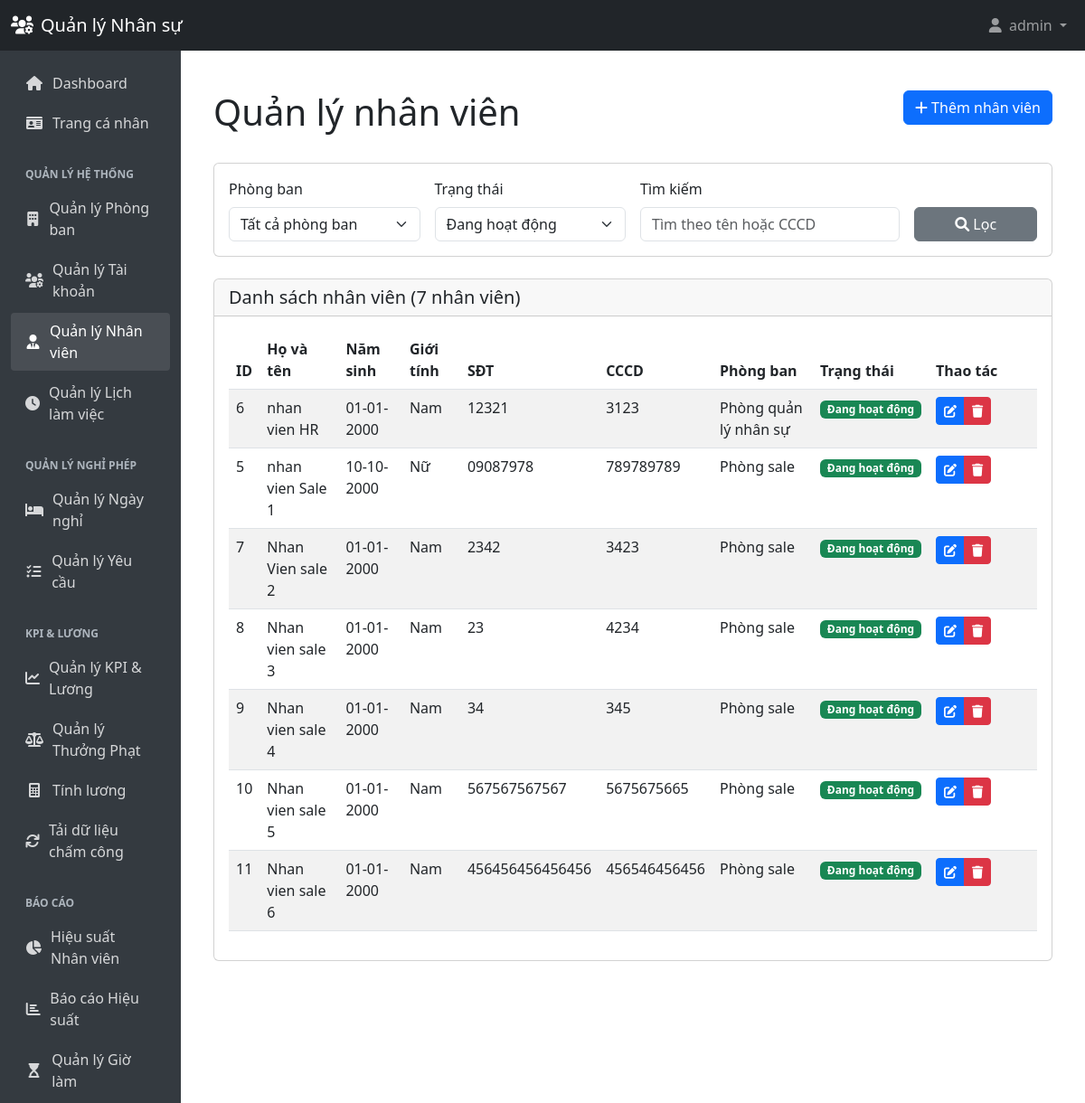
The page /pages/employees.php (signed in) on the database its author committed.
### tables this page shows
CREATE TABLE `users` (
  `user_id` int(11) NOT NULL,
  `username` varchar(50) NOT NULL,
  `password` varchar(255) NOT NULL,
  `email` varchar(100) DEFAULT NULL,
  `role_id` int(11) NOT NULL,
  `created_at` timestamp NULL DEFAULT current_timestamp(),
  `is_locked` tinyint(1) DEFAULT 0
);

CREATE TABLE `employees` (
  `employee_id` int(11) NOT NULL,
  `user_id` int(11) DEFAULT NULL,
  `first_name` varchar(50) NOT NULL,
  `last_name` varchar(50) NOT NULL,
  `address` text DEFAULT NULL,
  `phone_number` varchar(20) DEFAULT NULL,
  `id_card_number` varchar(20) DEFAULT NULL,
  `gender` enum('male','female','other') NOT NULL,
  `department_id` int(11) DEFAULT NULL,
  `created_at` timestamp NULL DEFAULT current_timestamp(),
  `updated_at` timestamp NULL DEFAULT current_timestamp() ON UPDATE current_timestamp(),
  `is_locked` tinyint(1) DEFAULT 0,
  `birth_date` date DEFAULT NULL
);

CREATE TABLE `departments` (
  `department_id` int(11) NOT NULL,
  `department_code` varchar(50) NOT NULL,
  `department_name` varchar(100) NOT NULL,
  `kpi_name` varchar(100) NOT NULL,
  `kpi_unit` varchar(100) NOT NULL,
  `max_employees` int(11) NOT NULL,
  `default_kpi` decimal(10,2) NOT NULL,
  `default_salary` decimal(12,2) NOT NULL,
  `created_at` timestamp NULL DEFAULT current_timestamp(),
  `updated_at` timestamp NULL DEFAULT current_timestamp() ON UPDATE current_timestamp(),
  `is_active` tinyint(1) NOT NULL DEFAULT 1
);

### config/db.php (called while the page is built, shortened)
<?php
$host = 'localhost';
$dbname = 'qlns';
$username = 'root';
$password = '';
$charset = 'utf8mb4';
$dsn = "mysql:host=$host;dbname=$dbname;charset=$charset";
$options = [
    PDO::ATTR_ERRMODE => PDO::ERRMODE_EXCEPTION,
    PDO::ATTR_DEFAULT_FETCH_MODE => PDO::FETCH_ASSOC,
    PDO::ATTR_EMULATE_PREPARES => false,
];
try {
    $pdo = new PDO($dsn, $username, $password, $options);
} catch (PDOException $e) {
    die("Lỗi kết nối cơ sở dữ liệu: " . $e->getMessage());
}
function getCurrentUser() {
    if (isset($_SESSION['user_id'])) {
        global $pdo;
        $stmt = $pdo->prepare("
            SELECT u.*, r.role_name
            FROM users u
            JOIN roles r ON u.role_id = r.role_id
            WHERE u.user_id = ?
        ");
        $stmt->execute([$_SESSION['user_id']]);
        return $stmt->fetch();
    }
    return false;
}
function checkPermission($requiredRole) {
    $user = getCurrentUser();
    switch ($requiredRole) {
        case 'hr_manager':
            $hasPermission = ($user['role_name'] == 'Admin' || $user['role_name'] == 'Quản Lý Nhân Sự');
            break;
    }
    return $user;
}
?>

### pages/employees.php (the view, shortened to what this page needs)
<?php
require_once dirname(__DIR__) . '/config/db.php';
$currentUser = checkPermission('hr_manager');
$action = isset($_GET['action']) ? $_GET['action'] : 'list';
function getEmployees($currentUser,$departmentId = null, $search = null, $lockStatus = null) {
    global $pdo;
    if ($currentUser['role_name'] === "Admin"){    $sql = "SELECT e.*, d.department_name
            FROM employees e
            LEFT JOIN departments d ON e.department_id = d.department_id
            WHERE 1=1";}
else{
    $sql = "SELECT e.*, d.department_name
    FROM employees e
    LEFT JOIN departments d ON e.department_id = d.department_id
    WHERE 1=1
    and e.department_id != 3";
}
    $params = [];
    if ($lockStatus !== null) {
        $sql .= " AND e.is_locked = ?";
        $params[] = $lockStatus;
    }
    $sql .= " ORDER BY e.last_name, e.first_name";
    $stmt = $pdo->prepare($sql);
    $stmt->execute($params);
    return $stmt->fetchAll();
}
$departmentFilter = isset($_GET['department_id']) ? $_GET['department_id'] : null;
$searchTerm = isset($_GET['search']) ? $_GET['search'] : null;
$lockStatus = isset($_GET['status'])
    ? ($_GET['status'] === 'all' ? null
        : ($_GET['status'] === 'locked' ? 1
            : ($_GET['status'] === 'active' ? 0 : 0)))
    : 0;
$employees = getEmployees($currentUser,$departmentFilter, $searchTerm, $lockStatus);
?>
<!DOCTYPE html>
<html lang="vi">
<head>
    <link rel="stylesheet" href="https://cdn.jsdelivr.net/npm/bootstrap@5.3.0/dist/css/bootstrap.min.css">
    <link rel="stylesheet" href="https://cdnjs.cloudflare.com/ajax/libs/font-awesome/6.4.0/css/all.min.css">
</head>
<body>
<?php include dirname(__DIR__) . '/partials/header.php'; ?>
    <div class="container mt-4">
        <div class="row mb-4">
            <div class="col">
                <h1>Quản lý nhân viên</h1>
            </div>
            <div class="col-auto">
                <a href="employees.php?action=add" class="btn btn-primary">
                    <i class="fas fa-plus"></i> Thêm nhân viên
                </a>
            </div>
        </div>
        <?php if ($action == 'list'): ?>
<div class="card mb-4">
    <div class="card-body">
        <form method="GET" action="employees.php" class="row g-3">
            <div class="col-md-3">
                <label for="department_id" class="form-label">Phòng ban</label>
                <select name="department_id" id="department_id" class="form-select">
                    <option value="">Tất cả phòng ban</option>
                </select>
            </div>
            <div class="col-md-3">
                <label for="status" class="form-label">Trạng thái</label>
                <select name="status" id="status" class="form-select">
                    <option value="active" <?php echo (!isset($_GET['status']) || $_GET['status'] == 'active') ? 'selected' : ''; ?>>
                        Đang hoạt động
                    </option>
                </select>
            </div>
            <div class="col-md-4">
                <label for="search" class="form-label">Tìm kiếm</label>
                <input type="text" name="search" id="search" class="form-control"
                    placeholder="Tìm theo tên hoặc CCCD"
                    value="<?php echo htmlspecialchars($searchTerm ?? ''); ?>">
            </div>
            <div class="col-md-2 d-flex align-items-end">
                <button type="submit" class="btn btn-secondary w-100">
                    <i class="fas fa-search"></i> Lọc
                </button>
            </div>
        </form>
    </div>
</div>
            <div class="card">
                <div class="card-header">
                    <h5 class="card-title mb-0">Danh sách nhân viên (<?php echo count($employees); ?> nhân viên)</h5>
                </div>
                <div class="card-body">
                    <div class="table-responsive">
                        <table class="table table-striped table-hover">
                        <thead>
    <tr>
        <th>ID</th>
        <th>Họ và tên</th>
        <th>Năm sinh</th>
        <th>Giới tính</th>
        <th>SĐT</th>
        <th>CCCD</th>
        <th>Phòng ban</th>
        <th>Trạng thái</th>
        <th class="actions-column">Thao tác</th>
    </tr>
</thead>
                            <tbody>
    <?php if (count($employees) > 0): ?>
        <?php foreach ($employees as $employee): ?>
        <tr <?php echo $employee['is_locked'] ? 'class="table-secondary"' : ''; ?>>
            <td><?php echo $employee['employee_id']; ?></td>
            <td><?php echo htmlspecialchars($employee['last_name'] . ' ' . $employee['first_name']); ?></td>
            <td><?= date('d-m-Y', strtotime($employee['birth_date'])) ?></td>
            <td>
                <?php
                switch($employee['gender']) {
                    case 'male':
                        echo 'Nam';
                        break;
                    case 'female':
                        echo 'Nữ';
                        break;
                }
                ?>
            </td>
            <td><?php echo htmlspecialchars($employee['phone_number']); ?></td>
            <td><?php echo htmlspecialchars($employee['id_card_number']); ?></td>
            <td><?php echo htmlspecialchars($employee['department_name'] ?? 'Chưa phân công'); ?></td>
            <td>
                <span class="badge <?php echo $employee['is_locked'] ? 'bg-danger' : 'bg-success'; ?>">
                    <?php echo $employee['is_locked'] ? 'Đã nghỉ việc' : 'Đang hoạt động'; ?>
                </span>
            </td>
            <td>
                <div class="btn-group btn-group-sm">
                    <a href="employees.php?action=edit&id=<?php echo $employee['employee_id']; ?>"
                        class="btn btn-primary" title="Sửa">
                        <i class="fas fa-edit"></i>
                    </a>
                    <a href="#" class="btn <?php echo $employee['is_locked'] ? 'btn-success' : 'btn-danger'; ?>"
                        data-bs-toggle="modal"
                        data-bs-target="#lockModal<?php echo $employee['employee_id']; ?>"
                        title="<?php echo $employee['is_locked'] ? 'Khôi phục' : 'Xóa'; ?>">
                        <i class="fas <?php echo $employee['is_locked'] ? 'fa-unlock' : 'fa-trash'; ?>"></i>
                    </a>
                </div>
            </td>
        </tr>
        <?php endforeach; ?>
    <?php else: ?>
        <tr>
            <td colspan="9" class="text-center">Không có nhân viên nào</td>
        </tr>
    <?php endif; ?>
</tbody>
                        </table>
                    </div>
                </div>
            </div>
        <?php endif; ?>
    </div>
</body>
</html>

### partials/header.php (shortened to what this page needs)
<?php
require_once dirname(__DIR__) . '/config/db.php';
$currentUser = isset($_SESSION['user_id']) ? getCurrentUser() : false;
$currentPage = basename($_SERVER['PHP_SELF']);
?>
<!DOCTYPE html>
<html lang="vi">
<head>
    <link href="https://cdn.jsdelivr.net/npm/bootstrap@5.3.0-alpha1/dist/css/bootstrap.min.css" rel="stylesheet">
    <link rel="stylesheet" href="https://cdnjs.cloudflare.com/ajax/libs/font-awesome/6.0.0/css/all.min.css">
</head>
<body>
    <nav class="navbar navbar-expand-lg navbar-dark bg-dark">
        <div class="container-fluid">
            <a class="navbar-brand" href="#">
                <i class="fas fa-users-cog me-2"></i>Quản lý Nhân sự
            </a>
            <div class="collapse navbar-collapse" id="navbarNav">
                <ul class="navbar-nav ms-auto">
                    <?php if ($currentUser): ?>
                        <li class="nav-item dropdown">
                            <a class="nav-link dropdown-toggle" href="#" id="navbarDropdown" role="button"
                                data-bs-toggle="dropdown">
                                <i class="fas fa-user me-1"></i> <?php echo htmlspecialchars($currentUser['username']); ?>
                            </a>
                        </li>
                    <?php endif; ?>
                </ul>
            </div>
        </div>
    </nav>
    <div class="container-fluid">
        <div class="row">
            <?php if ($currentUser): ?>
                <div class="col-md-3 col-lg-2 d-md-block sidebar collapse">
                    <div class="position-sticky">
                        <ul class="nav flex-column">
                            <?php
                            function isActive($pageName) {
                                global $currentPage;
                                return $currentPage == $pageName ? 'active' : '';
                            }
                            function renderMenuItem($icon, $title, $link, $activePage = null) {
                                $activeClass = $activePage ? isActive($activePage) : '';
                                echo '<li class="nav-item">
                                    <a class="nav-link ' . $activeClass . '" href="' . $link . '">
                                        <i class="' . $icon . '"></i> ' . $title . '
                                    </a>
                                </li>';
                            }
                            function renderSectionTitle($title) {
                                echo '<div class="menu-section-title">' . $title . '</div>';
                            }
                            if ($currentUser['role_name'] == 'Admin' || $currentUser['role_name'] == 'Quản Lý Nhân Sự'):
                            renderMenuItem('fas fa-home', 'Dashboard', 'dashboard.php', 'dashboard.php');
                        endif;
                            if ($currentUser['role_name'] == 'Admin' || $currentUser['role_name'] == 'Quản Lý Nhân Sự'):
                                renderSectionTitle('Quản lý hệ thống');
                            endif;
                            if ($currentUser['role_name'] != 'Nhân viên'):
                                renderMenuItem('fas fa-hourglass-start', 'Quản lý Giờ làm', 'work_hours.php', 'work_hours.php');
                            endif;
                            ?>
                        </ul>
                    </div>
                </div>
                <main class="col-md-9 ms-sm-auto col-lg-10 px-md-4 content">
            <?php else: ?>
                <main class="col-12 content">
            <?php endif; ?>

### pages/employees.php (style rules this page uses)
.table-responsive { overflow-x: auto; }
.actions-column { min-width: 120px; }

### partials/header.php (style rules this page uses)
:root { --sidebar-bg: #343a40; --sidebar-link: rgba(255, 255, 255, 0.8); --sidebar-hover: #fff; --sidebar-active-bg: rgba(255, 255, 255, 0.1); }
.sidebar { min-height: calc(100vh - 56px); background-color: var(--sidebar-bg); padding-top: 1rem; }
.sidebar .nav-link { color: var(--sidebar-link); padding: 0.5rem 1rem; margin-bottom: 0.25rem; border-radius: 0.25rem; transition: all 0.2s ease; display: flex; align-items: center; }
.sidebar .nav-link.active { color: var(--sidebar-hover); background-color: var(--sidebar-active-bg); font-weight: 500; }
.sidebar .nav-link i { margin-right: 10px; width: 20px; text-align: center; }
.content { padding: 20px; }
.menu-section-title { color: #adb5bd; text-transform: uppercase; font-size: 0.75rem; font-weight: 600; padding: 0.5rem 1rem; margin-top: 1rem; }

### rows shown on the page
users: username "admin"
employees: employee_id "6", last_name+first_name "nhan vien HR", birth_date "01-01-2000", gender "Nam", phone_number "12321", id_card_number "3123", department.department_name "Phòng quản lý nhân sự", is_locked "Đang hoạt động"
employees: employee_id "5", last_name+first_name "nhan vien Sale 1", birth_date "10-10-2000", gender "Nữ", phone_number "09087978", id_card_number "789789789", department.department_name "Phòng sale", is_locked "Đang hoạt động"
employees: employee_id "7", last_name+first_name "Nhan Vien sale 2", birth_date "01-01-2000", gender "Nam", phone_number "2342", id_card_number "3423", department.department_name "Phòng sale", is_locked "Đang hoạt động"
employees: employee_id "8", last_name+first_name "Nhan vien sale 3", birth_date "01-01-2000", gender "Nam", phone_number "23", id_card_number "4234", department.department_name "Phòng sale", is_locked "Đang hoạt động"
employees: employee_id "9", last_name+first_name "Nhan vien sale 4", birth_date "01-01-2000", gender "Nam", phone_number "34", id_card_number "345", department.department_name "Phòng sale", is_locked "Đang hoạt động"
employees: employee_id "10", last_name+first_name "Nhan vien sale 5", birth_date "01-01-2000", gender "Nam", phone_number "567567567567", id_card_number "5675675665", department.department_name "Phòng sale", is_locked "Đang hoạt động"
employees: employee_id "11", last_name+first_name "Nhan vien sale 6", birth_date "01-01-2000", gender "Nam", phone_number "456456456456456", id_card_number "456546456456", department.department_name "Phòng sale", is_locked "Đang hoạt động"

### other values the page prints
$title "QUẢN LÝ HỆ THỐNG QUẢN LÝ NGHỈ PHÉP KPI & LƯƠNG BÁO CÁO"
count($employees) "7"
